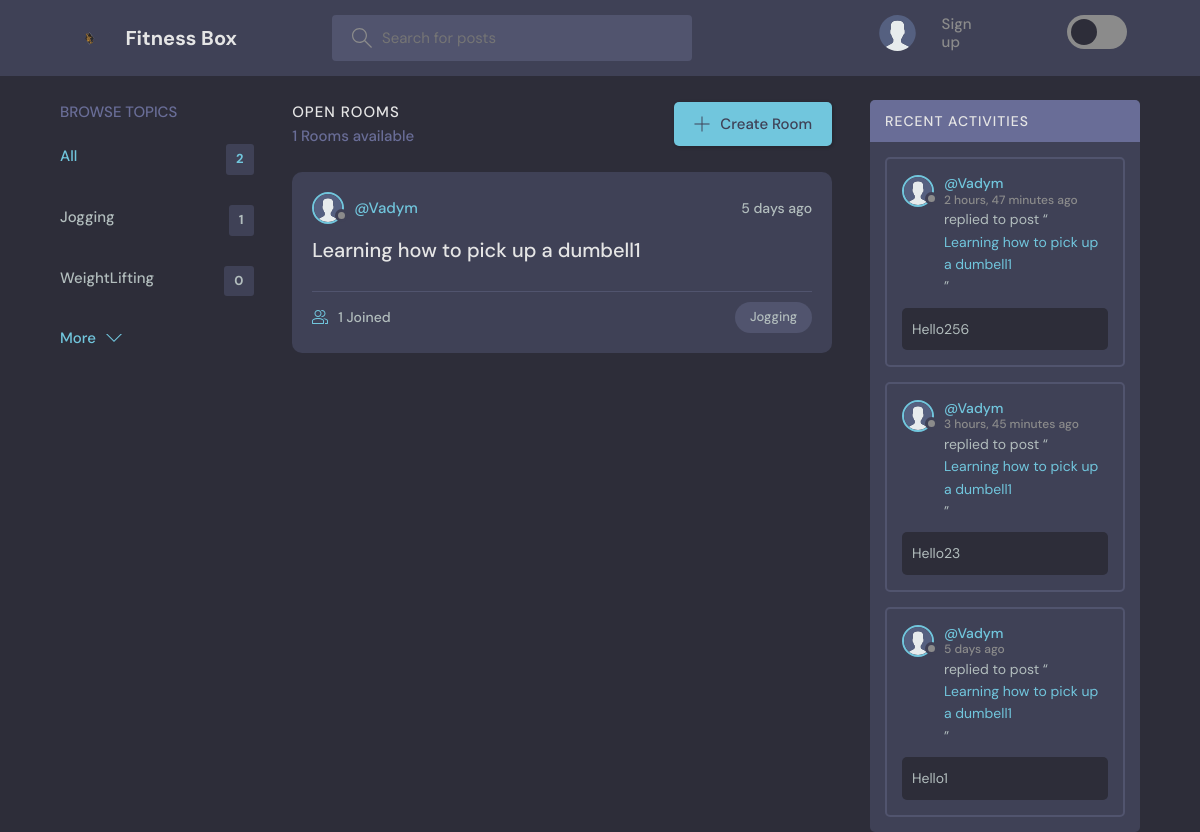
The page / on the database its author committed.
### base/models.py (models this page shows, shortened)
class Topic(models.Model):
    name = models.CharField(max_length = 200 )

class Room(models.Model):
    host = models.ForeignKey(User, on_delete = models.SET_NULL, null = True)
    topic = models.ForeignKey(Topic, on_delete = models.SET_NULL, null = True)
    name = models.CharField(max_length = 200)
    description = models.TextField(null = True, blank = True)
    participants = models.ManyToManyField(User, related_name="participants",blank = True)
    updated = models.DateTimeField(auto_now = True)
    created = models.DateTimeField(auto_now_add = True)
    class Meta:
        ordering = ['-updated', 'created']
    def __str__(self):
        return str(self.name)

class User(AbstractUser):
    name = models.CharField(max_length=200, null=True)
    email = models.EmailField(unique=True, null=True)
    bio = models.TextField(null=True)
    avatar = models.ImageField(null=True, default="avatar.svg")
    USERNAME_FIELD = 'email'
    REQUIRED_FIELDS = []

class Message(models.Model):
    user = models.ForeignKey(User, on_delete = models.CASCADE)
    room = models.ForeignKey(Room, on_delete = models.CASCADE)
    body = models.TextField()
    updated = models.DateTimeField(auto_now = True)
    created = models.DateTimeField(auto_now_add = True)
    class Meta:
        ordering = ['-updated', 'created']

### base/views.py (the view)
# urls.py: 2. Add a URL to urlpatterns:  path('', views.home, name='home')
def home(request):
    q = request.GET.get('q') if request.GET.get('q') != None else ''
    topics = Topic.objects.all()
    rooms = Room.objects.filter(
        Q(topic__name__icontains = q) |
        Q(name__icontains = q) |
        Q(description__icontains = q)
        )
    room_count = rooms.count()
    room_messages = Message.objects.filter(room__topic__name__icontains = q)
    context = {'rooms': rooms, 'topics':topics,'room_count':room_count,
               'room_messages':room_messages }
    return render(request, r'base/home.html',context)

### base/templates/base/home.html (shortened to what this page needs)
{% extends 'main.html' %}
{% block content %}
<main class="layout layout--3">
  <div class="container">
    {% include 'base/topics_component.html' %}
    <div class="roomList">
      <div class="roomList__header">
        <div>
          <h2>Open Rooms</h2>
          <p>{{room_count}} Rooms available</p>
        </div>
        <a class="btn btn--main" href="{% url 'create-room' %}">
          <svg version="1.1" xmlns="http://www.w3.org/2000/svg" width="32" height="32" viewBox="0 0 32 32">
            <title>add</title>
            <path
              d="M16.943 0.943h-1.885v14.115h-14.115v1.885h14.115v14.115h1.885v-14.115h14.115v-1.885h-14.115v-14.115z">
            </path>
          </svg>
          Create Room
        </a>
      </div>
      {% include 'base/feed_component.html' %}
    </div>
    {% include 'base/activity_component.html' %}
  </div>
</main>
{% endblock %}

### base/templates/base/topics_component.html
<div class="topics">
  <div class="topics__header">
      <h2>Browse Topics</h2>
  </div>
  <ul class="topics__list">
      <li>
          <a href="{% url 'home' %}" class="active">All <span>{{topics.count}}</span></a>
      </li>
      {% for topic in topics %}
      <li>
          <a href="{% url 'home' %}?q={{topic.name}}">{{topic.name}}<span>{{topic.room_set.all.count}}</span></a>
      </li>
      {% endfor %}
  </ul>
  <a class="btn btn--link" href="{% url 'topics' %}">
      More
      <svg version="1.1" xmlns="http://www.w3.org/2000/svg" width="32" height="32" viewBox="0 0 32 32">
          <title>chevron-down</title>
          <path d="M16 21l-13-13h-3l16 16 16-16h-3l-13 13z"></path>
      </svg>
  </a>
</div>

### base/templates/base/feed_component.html (shortened to what this page needs)
{% for room in rooms %}
<div class="roomListRoom">
    <div class="roomListRoom__header">
        <a href="{% url 'user-profile' room.host.id %}" class="roomListRoom__author">
            <div class="avatar avatar--small">
                <img src="{{room.host.avatar.url}}" />
            </div>
            <span>@{{room.host.username}}</span>
        </a>
        <div class="roomListRoom__actions">
            <span>{{room.created|timesince}} ago</span>
        </div>
    </div>
    <div class="roomListRoom__content">
        <a href="{% url 'room' room.id %}">{{room.name}}</a>
    </div>
    <div class="roomListRoom__meta">
        <a href="{% url 'room' room.id %}" class="roomListRoom__joined">
            {{room.participants.all.count}} Joined
        </a>
        <p class="roomListRoom__topic">{{room.topic.name}}</p>
    </div>
</div>
{% endfor %}

### base/templates/base/activity_component.html (shortened to what this page needs)
<div class="activities">
    <div class="activities__header">
        <h2>Recent Activities</h2>
    </div>
    {% for message in room_messages %}
    <div class="activities__box">
        <div class="activities__boxHeader roomListRoom__header">
            <a href="{% url 'user-profile' message.user.id %}" class="roomListRoom__author">
                <div class="avatar avatar--small">
                    <img src="{{message.user.avatar.url}}" />
                </div>
                <p>
                    @{{message.user.username}}
                    <span>{{message.created|timesince}} ago</span>
                </p>
            </a>
        </div>
        <div class="activities__boxContent">
            <p>replied to post “<a href="{% url 'room' message.room.id %}">{{message.room}}</a>”</p>
            <div class="activities__boxRoomContent">{{message.body}}</div>
        </div>
    </div>
    {% endfor %}
</div>

### rows shown on the page
Topic: name "Jogging", room_set.all.count "1"
Topic: name "WeightLifting", room_set.all.count "0"
Room: host.avatar (placeholder picture), host.username "Vadym", created "5 days", name "Learning how to pick up a dumbell1", participants.all.count "1", topic.name "Jogging"
Message: user.avatar (placeholder picture), user.username "Vadym", created "2 hours, 47 minutes", room "Learning how to pick up a dumbell1", body "Hello256"
Message: user.avatar (placeholder picture), user.username "Vadym", created "3 hours, 45 minutes", room "Learning how to pick up a dumbell1", body "Hello23"
Message: user.avatar (placeholder picture), user.username "Vadym", created "5 days", room "Learning how to pick up a dumbell1", body "Hello1"

### other values the page prints
{{ topics.count }} "2"
{{ room_count }} "1"
